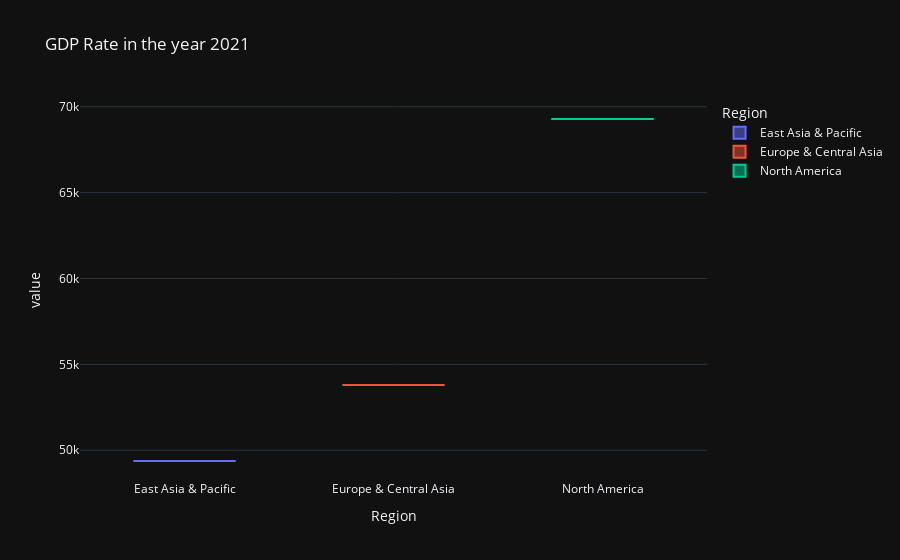

Here is the notebook cell this chart was saved with:
### Markdown cell above
### Comparing one year i.e., "2021" using box chart

### Code cell
fig = px.box(Group_by, x=Group_by.index, y="value",color = Group_by.index ,title = "GDP Rate in the year 2021",template = "plotly_dark")
fig.show()

### Figure 1 — Plotly figure (JSON) as saved in the notebook; plotly's stock layout.template omitted (floating-point values rounded to 4 significant figures)
{"data": [{"alignmentgroup": "True", "hovertemplate": "Region=%{x}<br>value=%{y}<extra></extra>", "legendgroup": "East Asia & Pacific", "marker": {"color": "#636efa"}, "name": "East Asia & Pacific", "notched": false, "offsetgroup": "East Asia & Pacific", "orientation": "v", "showlegend": true, "type": "box", "x": ["East Asia & Pacific"], "x0": " ", "xaxis": "x", "y": [49370.0], "y0": " ", "yaxis": "y"}, {"alignmentgroup": "True", "hovertemplate": "Region=%{x}<br>value=%{y}<extra></extra>", "legendgroup": "Europe & Central Asia", "marker": {"color": "#EF553B"}, "name": "Europe & Central Asia", "notched": false, "offsetgroup": "Europe & Central Asia", "orientation": "v", "showlegend": true, "type": "box", "x": ["Europe & Central Asia"], "x0": " ", "xaxis": "x", "y": [53800.0], "y0": " ", "yaxis": "y"}, {"alignmentgroup": "True", "hovertemplate": "Region=%{x}<br>value=%{y}<extra></extra>", "legendgroup": "North America", "marker": {"color": "#00cc96"}, "name": "North America", "notched": false, "offsetgroup": "North America", "orientation": "v", "showlegend": true, "type": "box", "x": ["North America"], "x0": " ", "xaxis": "x", "y": [69290.0], "y0": " ", "yaxis": "y"}], "layout": {"boxmode": "overlay", "legend": {"title": {"text": "Region"}, "tracegroupgap": 0}, "title": {"text": "GDP Rate in the year 2021"}, "xaxis": {"anchor": "y", "categoryarray": ["East Asia & Pacific", "Europe & Central Asia", "North America"], "categoryorder": "array", "domain": [0, 1], "title": {"text": "Region"}}, "yaxis": {"anchor": "x", "domain": [0, 1], "title": {"text": "value"}}}}
